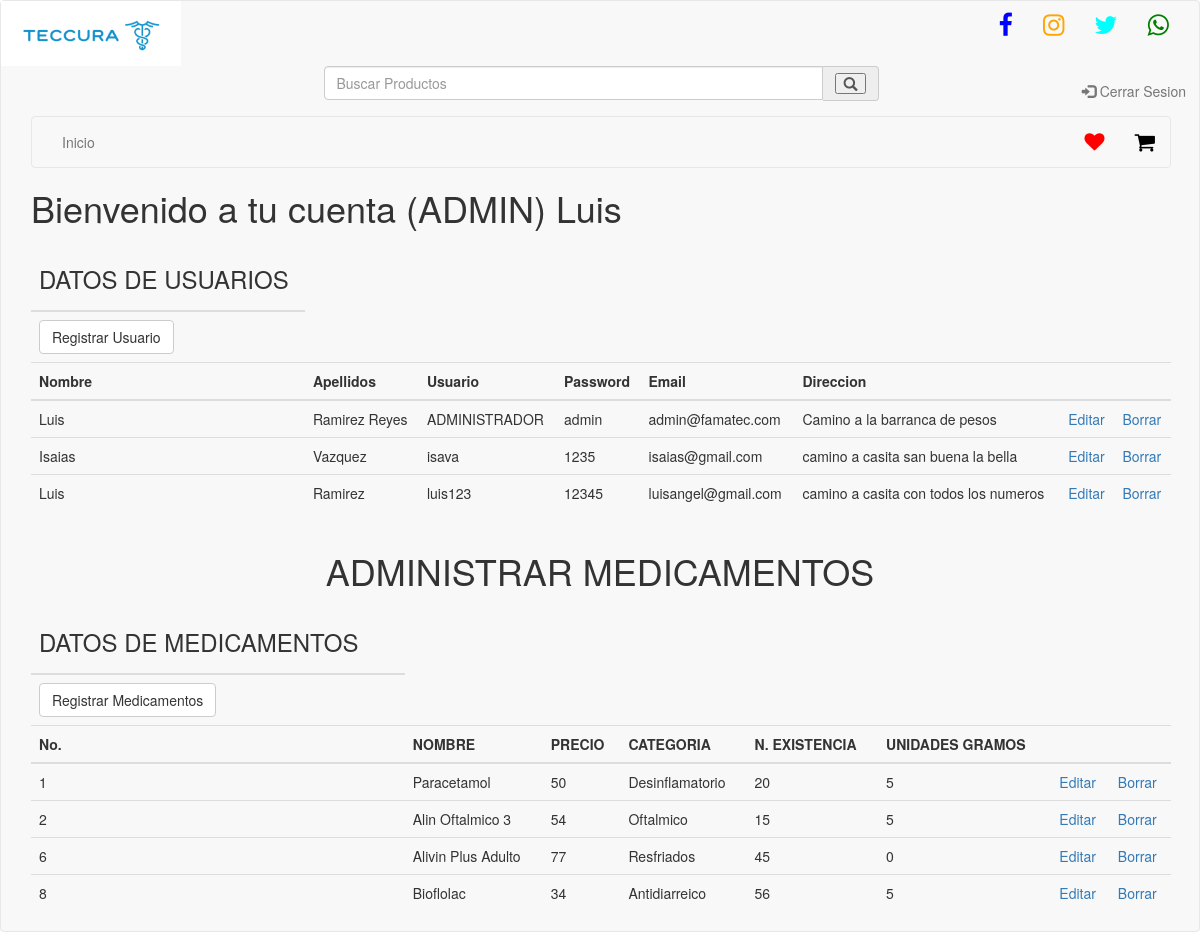
Page /vistas/index2.php (signed in) on the committed database.
### tables this page shows
CREATE TABLE `usuario` (
  `nombre` varchar(50) NOT NULL,
  `apellidos` varchar(50) NOT NULL,
  `nomusuario` varchar(50) NOT NULL,
  `correo` varchar(50) NOT NULL,
  `pass` varchar(50) NOT NULL,
  `direccion` varchar(50) NOT NULL
);

CREATE TABLE `medicamento` (
  `id_medicamento` int(10) NOT NULL,
  `nombre` varchar(50) NOT NULL,
  `precio` int(100) NOT NULL,
  `categoria` varchar(100) NOT NULL,
  `num_existencia` int(100) NOT NULL,
  `unidades` int(100) NOT NULL
);

### controlador/user.php (called while the page is built, shortened)
<?php
include_once 'db.php';
class User extends DB
{
    private $nombre;
    public function setUser ($user)
    {
        $query = $this->connect()->prepare('SELECT * FROM usuario WHERE nomusuario = :user');
        $query->execute(['user' => $user]);
        foreach ($query as $currentUser) {
            $this->nombre = $currentUser['nombre'];
        }
    }
    public function getNombre()
    {
        return $this->nombre;
    }
}
?>

### controlador/db.php (called while the page is built)
<?php
class DB{
    private $host;
    private $db;
    private $user;
    private $password;
    private $charset;
    public function __construct(){
        $this->host     = 'localhost';
        $this->db       = 'farmacia';
        $this->user     = 'root';
        $this->password = "";
        $this->charset  = 'utf8mb4';
    }
    function connect(){
        try{
            $connection = "mysql:host=" . $this->host . ";dbname=" . $this->db . ";charset=" . $this->charset;
            $options = [
                PDO::ATTR_ERRMODE            => PDO::ERRMODE_EXCEPTION,
                PDO::ATTR_EMULATE_PREPARES   => false,
            ];
            $pdo = new PDO($connection, $this->user, $this->password, $options);
            return $pdo;
        }catch(PDOException $e){
            print_r('Error connection: ' . $e->getMessage());
        }
    }
}
?>

### vistas/Admin.php (the view, shortened to what this page needs)
<!DOCTYPE html>
<?php
$conect = mysqli_connect("localhost", "root", "", "farmacia")
?>
<html lang="es">
<head>
  <link rel="stylesheet" href="../css/bootstrap.min.css">
  <link rel="stylesheet" href="../css/index.css">
  <link rel="stylesheet" href="https://cdnjs.cloudflare.com/ajax/libs/font-awesome/4.7.0/css/font-awesome.min.css">
</head>
<body>
  <nav class="navbar navbar-default">
    <ul class="nav navbar-nav navbar-right">
      <li><a href="#" class="fa fa-facebook" style="font-size:25px;color:blue"></a></li>
      <li><a href="#" class="fa fa-instagram" style="font-size:25px;color:orange"></a></li>
      <li><a href="#" class="fa fa-twitter" style="font-size:25px;color:cyan"></a></li>
      <li><a href="#" class="fa fa-whatsapp" style="font-size:25px;color:green"></a></li>
      <li><a href="#"></a></li>
    </ul>
    <img id="imgindex" src="../imgs/Teccura.png" />
  <div class="container-fluid">
    <div class="container" >
     <div class="row">
      <div class="col-sm-6 col-sm-offset-3">
        <div id="imaginary_container">
          <div class="input-group stylish-input-group">
            <input type="text" class="form-control"  placeholder="Buscar Productos" >
            <span class="input-group-addon">
              <button type="submit">
                <span class="glyphicon glyphicon-search"></span>
              </button>
            </span>
          </div>
        </div>
      </div>
      <ul class="nav navbar-nav navbar-right">
        <li><a href="../vistas/logout.php"><span class="glyphicon glyphicon-log-in"></span> Cerrar Sesion</a></li>
      </ul>
    </div>
    <nav class="navbar navbar-default">
      <div class="container-fluid">
        <ul class="nav navbar-nav">
          <li class="dropdown"><a href="../index/index.php">Inicio</span></a>
          </ul>
          <ul class="nav navbar-nav navbar-right">
            <li><a href="#" class="fa fa-heart" style="font-size:20px;color:red"></a></li>
            <li><a href="#" class="fa fa-shopping-cart" style="font-size:22px;color:black"></a></li>
          </div>
        </nav>
        <section>
          <h1>Bienvenido a tu cuenta (ADMIN) <?php echo $user->getNombre(); ?> </h1>
        </section>
      </div>
      <div class="container">
        <table class="table">
          <thead>
            <tr>
              <th><h3>DATOS DE USUARIOS</h3></th>
            </tr>
            <td><button type="submit" class="btn btn-default" name="Guardar" onclick="location='Registro.php'">Registrar Usuario</button></td>
          </thead>
          <tbody>
            <tr>
              <th>Nombre</th>
              <th>Apellidos</th>
              <th>Usuario</th>
              <th>Password</th>
              <th>Email</th>
              <th>Direccion</th>
              <th></th>
              <th></th>
            </tr>
          </tbody>
          <?php
          $consulta = "SELECT * FROM usuario";
          $ejecutar = mysqli_query($conect, $consulta);
          while($fila=mysqli_fetch_array($ejecutar)){
            $nombre = $fila['nombre'];
            $apellidos = $fila['apellidos'];
            $usuario = $fila['nomusuario'];
            $password = $fila['pass'];
            $email = $fila['correo'];
            $domi = $fila['direccion'];
            ?>
            <tr >
              <td><?php echo $nombre; ?></td>
              <td><?php echo $apellidos; ?></td>
              <td><?php echo $usuario; ?></td>
              <td><?php echo $password; ?></td>
              <td><?php echo $email; ?></td>
              <td><?php echo $domi; ?></td>
              <td><a href="index2.php?editar=<?php echo $usuario; ?>">Editar</a></td>
              <td><a href="index2.php?borrar=<?php echo $usuario; ?>">Borrar</a></td>
            </tr>
          <?php } ?>
        </table>
        </div>
        <section>
          <h1 align="center">ADMINISTRAR MEDICAMENTOS</h1>
        </section>
        <div class="container">
        <table class="table">
          <thead>
            <tr>
              <th><h3>DATOS DE MEDICAMENTOS</h3></th>
            </tr>
            <td><button type="submit" class="btn btn-default" name="Guardar" onclick="location='RegistroMedic.php'">Registrar Medicamentos</button></td>
          </thead>
          <tbody>
            <tr>
              <th>No.</th>
              <th>NOMBRE</th>
              <th>PRECIO</th>
              <th>CATEGORIA</th>
              <th>N. EXISTENCIA</th>
              <th>UNIDADES GRAMOS</th>
              <th></th>
              <th></th>
            </tr>
          </tbody>
          <?php
          $consulta = "SELECT * FROM medicamento";
          $ejecutar = mysqli_query($conect, $consulta);
          while($fila=mysqli_fetch_array($ejecutar)){
            $id = $fila['id_medicamento'];
            $nombreM = $fila['nombre'];
            $precio = $fila['precio'];
            $categoria = $fila['categoria'];
            $existencia = $fila['num_existencia'];
            $unidades = $fila['unidades'];
            ?>
            <tr >
              <td><?php echo $id; ?></td>
              <td><?php echo $nombreM; ?></td>
              <td><?php echo $precio; ?></td>
              <td><?php echo $categoria; ?></td>
              <td><?php echo $existencia; ?></td>
              <td><?php echo $unidades; ?></td>
              <td><a href="index2.php?editarM=<?php echo $id; ?>">Editar</a></td>
              <td><a href="index2.php?borrarM=<?php echo $id; ?>">Borrar</a></td>
            </tr>
          <?php } ?>
        </table>
        </div>
      </body>
      </html>

### vistas/index2.php (shortened to what this page needs)
<?php
include_once '../controlador/user.php';
$userSession = new UserSession();
$user = new User();
$iden = '1';
if(isset($_SESSION['user']))
{
    if ($iden == '1') {
        $user->setUser($userSession->getCurrentUser());
        include_once 'Admin.php';
    }else{
        $user->setUser($userSession->getCurrentUser());
           include_once '../modelo/Micuenta.php';
    }
}else if(isset($_POST['nomusuario']) && isset($_POST['pass'])){
    $userForm = $_POST['nomusuario'];
    $passForm = $_POST['pass'];
    if($user->userExists($userForm, $passForm))
    {
        $userSession->setCurrentUser($userForm);
        $user->setUser($userForm);
        if ($userForm == 'ADMINISTRADOR' && $passForm == 'admin') {
            $userSession->setCurrentUser($userForm);
            $user->setUser($userForm);
            include_once 'Admin.php';
            $iden = '1';
        }
        else{
            include_once '../modelo/Micuenta.php';
        }
    }
    else
    {
        $errorLogin ="Usuario y/o Password es INCORRECTO";
        include_once '../vistas/Inicio.php';
    }
}
else
{
    include_once 'Inicio.php';
}
?>

### css/Index.css (style rules this page uses)
#imgindex { width: 15%; top: 10px; }

### rows in the picture
usuario: nombre "Luis", apellidos "Ramirez Reyes", nomusuario "ADMINISTRADOR", pass "admin", correo "admin@famatec.com", direccion "Camino a la barranca de pesos"
usuario: nombre "Isaias", apellidos "Vazquez", nomusuario "isava", pass "1235", correo "isaias@gmail.com", direccion "camino a casita san buena la bella"
usuario: nombre "Luis", apellidos "Ramirez", nomusuario "luis123", pass "12345", correo "luisangel@gmail.com", direccion "camino a casita con todos los numeros"
medicamento: id_medicamento "1", nombre "Paracetamol", precio "50", categoria "Desinflamatorio", num_existencia "20", unidades "5"
medicamento: id_medicamento "2", nombre "Alin Oftalmico 3", precio "54", categoria "Oftalmico", num_existencia "15", unidades "5"
medicamento: id_medicamento "6", nombre "Alivin Plus Adulto", precio "77", categoria "Resfriados", num_existencia "45", unidades "0"
medicamento: id_medicamento "8", nombre "Bioflolac", precio "34", categoria "Antidiarreico", num_existencia "56", unidades "5"
